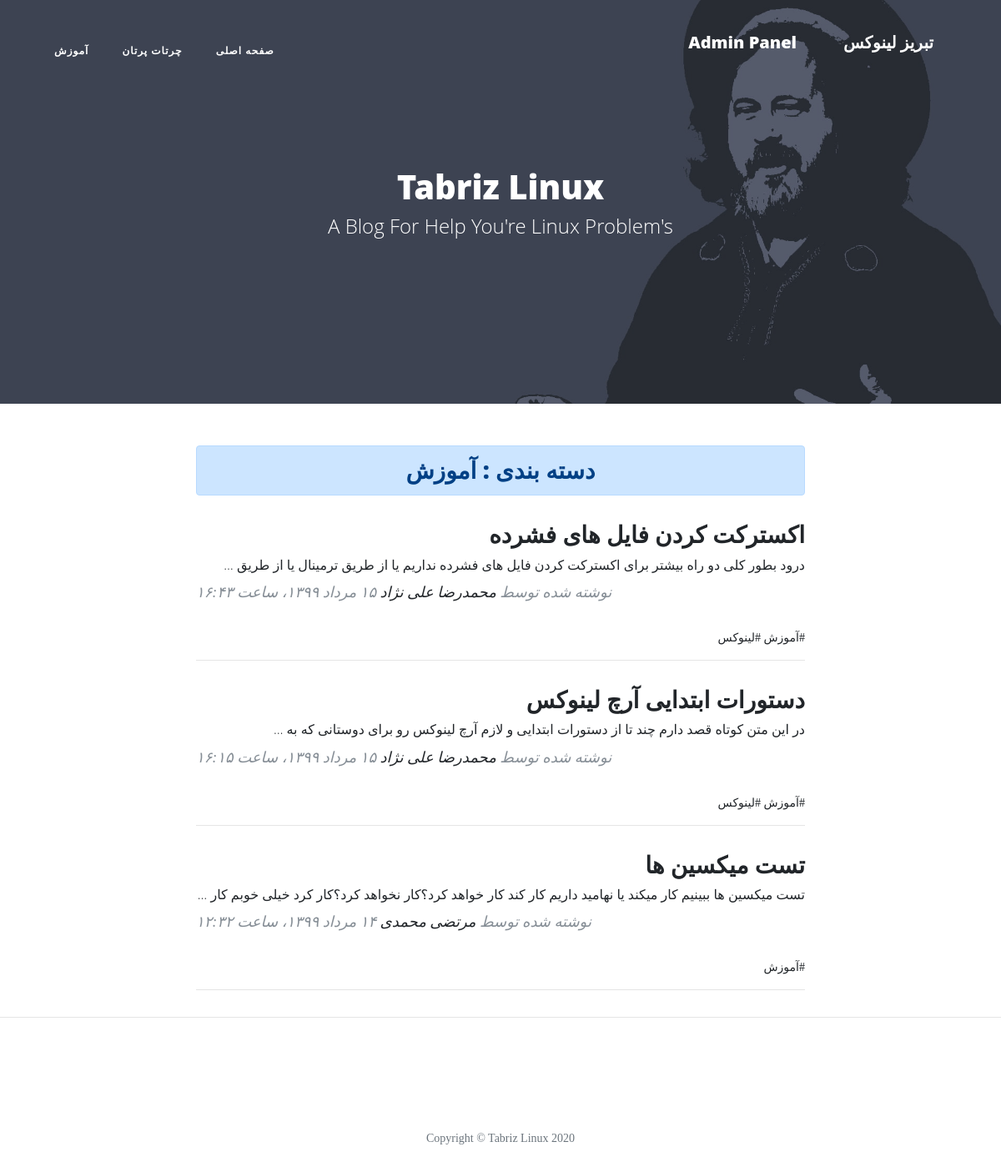
/category/Amozesh, run on an earlier commit of the app's database.
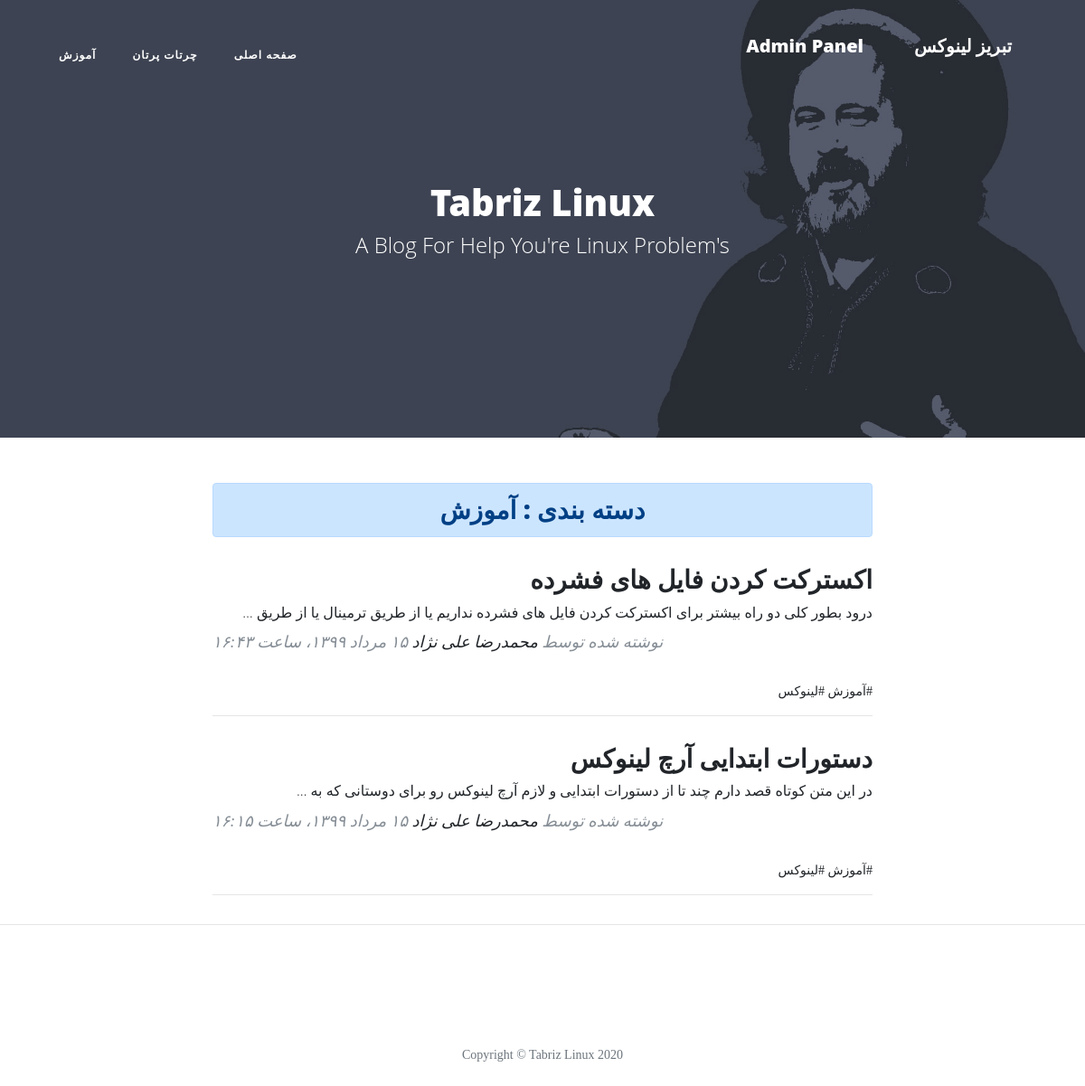
And on a later commit of the database.
### blog/models.py (models this page shows, shortened)
class Category(models.Model):
    parent   = models.ForeignKey('self', default=None, null=True, blank=True, on_delete=models.SET_NULL, related_name='children', verbose_name="زیردسته")
    title    = models.CharField(max_length=30, verbose_name="عنوان دسته‌بندی")
    slug     = models.SlugField(max_length=100, unique=True, verbose_name="آدرس دسته‌بندی")
    status   = models.BooleanField(default=True, verbose_name="آیا نمایش داده شود؟")
    position = models.IntegerField(verbose_name="پوزیشن")
    class Meta:
        verbose_name = "دسته‌بندی"
        verbose_name_plural = "دسته‌بندی‌ها"
        ordering = ['parent__id','position']
    objects = CategoryManager()

class Article(models.Model):
    STATUS_CHOICE = (
        ('P','منتشر‌شده'),
        ('D','پیش‌نویس'),
        ('I','در‌حال بررسی'),
        ('B','رد‌شده'),
    )
    author       = models.ForeignKey(User , null=True, on_delete=models.SET_NULL, related_name='articles', verbose_name="نویسنده")
    title        = models.CharField(max_length=30,verbose_name="عنوان مقاله")
    slug         = models.SlugField(max_length=100, unique=True, verbose_name="آدرس مقاله")
    category     = models.ManyToManyField(Category, verbose_name="دسته‌بندی", related_name="articles")
    description  = models.TextField(verbose_name="محتوای مقاله")
    thumbnail    = models.ImageField(upload_to="images",verbose_name="تصویر مقاله")
    publish      = models.DateTimeField(default=timezone.now, verbose_name="تاریخ انتشار")
    created      = models.DateTimeField(auto_now_add=True)
    updated      = models.DateTimeField(auto_now=True)
    is_special   = models.BooleanField(default=False, verbose_name="مقاله ویژه")
    status       = models.CharField(max_length=1, choices=STATUS_CHOICE, verbose_name="وضعیت")
    class Meta:
        verbose_name = "مقاله"
        verbose_name_plural = "مقالات"
        ordering = ['-publish']
    def jpublish(self):
        return jalali_convertor(self.publish)
    jpublish.short_description = "تاریخ انتشار"
    def thumbnail_tag(self):
        return format_html("<img width=100 height=50 style='border-radius: 3px;' src='{}'>".format(self.thumbnail.url))
    thumbnail_tag.short_description = "تصویر مقاله"
    def category_to_str(self):
        return "، ".join([category.title for category in self.category.active()])
    category_to_str.short_description = "دسته‌بندی"
    objects = ArticleManager()

### account/models.py (models this page shows)
class User(AbstractUser):
    is_author    = models.BooleanField(default=False, verbose_name="وضعیت نویسندگی")
    special_user = models.DateTimeField(default=timezone.now, verbose_name="کاربر ویژه تا")
    def is_special_user(self):
        if self.special_user > timezone.now():
            return True
        else:
            return False
    is_special_user.boolean = True
    is_special_user.short_description = "وضعیت کاربر ویژه"

### blog/views.py (the view)
# urls.py: path('category/<slug:slug>', CategoryList.as_view(), name="category"),
class CategoryList(ListView):
    paginate_by = 5
    template_name = 'blog/category_list.html'
    def get_queryset(self):
        global category
        slug = self.kwargs.get('slug')
        category = get_object_or_404(Category.objects.active(), slug=slug)
        return category.articles.published()
    def get_context_data(self, **kwargs):
        context = super().get_context_data(**kwargs)
        context['category'] = category
        return context

### blog/models.py (called while the page is built)
    def published(self):
        return self.filter(status="P")

    def active(self):
        return self.filter(status=True)

### blog/templatetags/base_tags.py (called while the page is built)
@register.simple_tag
def title(data="تبریز لینوکس"):
    return data

@register.inclusion_tag("blog/partials/category_navbar.html")
def category_navbar():
    return{
        "category": Category.objects.filter(status=True)
    }

### extensions/jalali.py (called while the page is built)
    def persian_tuple(self):
        return self.persian_year, self.persian_month, self.persian_day

### extensions/utils.py (called while the page is built)
def persian_numbers_converter(mystr):
    numbers = {
        "0":"۰",
        "1":"۱",
        "2":"۲",
        "3":"۳",
        "4":"۴",
        "5":"۵",
        "6":"۶",
        "7":"۷",
        "8":"۸",
        "9":"۹",
    }
    for English_Numbers, Persian_Numbers in numbers.items():
        mystr = mystr.replace(English_Numbers,Persian_Numbers)
    return mystr

### templates/blog/category_list.html (shortened to what this page needs)
{% extends 'blog/list.html' %}
{% block header %}
    <h3 class="alert alert-primary text-center">دسته بندی : {{category.title}}</h3>
{% endblock %}

### templates/blog/list.html (shortened to what this page needs)
{% extends 'blog/base.html' %}
{% load static %}
{% block main %}
  <header class="masthead" style="background-image: url('{% static "blog/img/header.jpg" %}')">
    <div class="overlay"></div>
    <div class="container">
      <div class="row">
        <div class="col-lg-8 col-md-10 mx-auto">
          <div class="site-heading">
            <h1>Tabriz Linux</h1>
            <span class="subheading">A Blog For Help You're Linux Problem's </span>
          </div>
        </div>
      </div>
    </div>
  </header>
  <div class="container">
    <div class="row">
      <div class="col-lg-8 col-md-10 mx-auto">
        {% block header %}{% endblock %}
        {% for article in object_list %}
          <div class="post-preview">
          <a href="{% url 'blog:detail' article.slug %}">
            <h2 class="post-title">
              {{article.title}}
            </h2>
            <h3 class="post-subtitle">
              {{article.description|striptags|truncatewords:20}}
            </h3>
          </a>
          <p class="post-meta">نوشته شده توسط
            <a href="{% url 'blog:author' article.author %}">{{article.author.get_full_name}}</a>
            {{article.jpublish}}</p>
          <div>
            {% for cat in article.category.active %}
              <a href="{% url 'blog:category' cat.slug %}">#{{cat.title}}</a>
            {% endfor %}
          </div>
        </div>
        <hr>
        {% endfor %}
      </div>
    </div>
  </div>
{% endblock %}

### templates/blog/partials/category_navbar.html (shortened to what this page needs)
<div class="collapse navbar-collapse nav" id="navbarResponsive">
  <ul class="navbar-nav ml-auto">
    <li class="nav-item">
      <a class="nav-link" href="{% url 'blog:home' %}">صفحه اصلی</a>
    </li>
    {% for cat in category %}
      {% if cat.parent == None %}
        <li class="nav-item">
          <a class="nav-link" href="{% url 'blog:category' cat.slug %}">{{cat.title}}</a>
        </li>
      {% endif %}
    {% endfor %}
  </ul>
</div>

What changed in the data, as far as the page shows it:
removed Article: title "تست میکسین ها", description "تست میکسین ها ببینیم کار میکند یا نهامید داریم کار کند کار خواهد کرد؟کار نخواهد کرد؟کار کرد خیلی خوبم کار …", author.get_full_name "مرتضی محمدی", jpublish "۱۴ مرداد ۱۳۹۹، ساعت ۱۲:۳۲", Category (title "آموزش")
